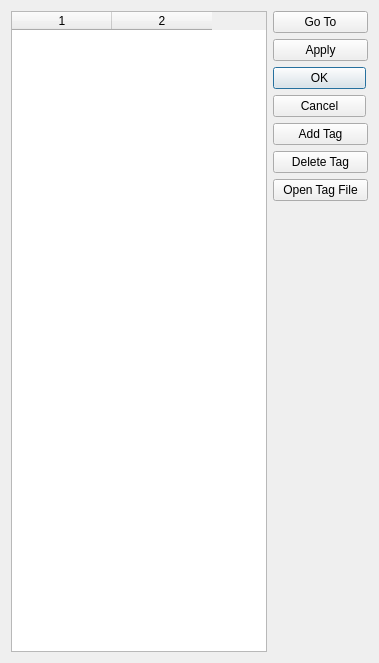
<?xml version="1.0" encoding="UTF-8"?>
<ui version="4.0">
 <class>Dialog</class>
 <widget class="QDialog" name="Dialog">
  <property name="windowModality">
   <enum>Qt::NonModal</enum>
  </property>
  <property name="enabled">
   <bool>true</bool>
  </property>
  <property name="geometry">
   <rect>
    <x>0</x>
    <y>0</y>
    <width>379</width>
    <height>663</height>
   </rect>
  </property>
  <property name="sizePolicy">
   <sizepolicy hsizetype="Preferred" vsizetype="Fixed">
    <horstretch>0</horstretch>
    <verstretch>0</verstretch>
   </sizepolicy>
  </property>
  <property name="minimumSize">
   <size>
    <width>379</width>
    <height>0</height>
   </size>
  </property>
  <property name="maximumSize">
   <size>
    <width>379</width>
    <height>16777215</height>
   </size>
  </property>
  <property name="acceptDrops">
   <bool>false</bool>
  </property>
  <property name="windowTitle">
   <string>Search by Tag</string>
  </property>
  <property name="windowIcon">
   <iconset>
    <normaloff>logo.png</normaloff>logo.png</iconset>
  </property>
  <property name="whatsThis">
   <string/>
  </property>
  <property name="modal">
   <bool>false</bool>
  </property>
  <layout class="QHBoxLayout" name="horizontalLayout">
   <item>
    <layout class="QVBoxLayout" name="verticalLayout">
     <item>
      <widget class="QTableWidget" name="tableWidget">
       <property name="sizePolicy">
        <sizepolicy hsizetype="Fixed" vsizetype="MinimumExpanding">
         <horstretch>0</horstretch>
         <verstretch>0</verstretch>
        </sizepolicy>
       </property>
       <property name="minimumSize">
        <size>
         <width>250</width>
         <height>0</height>
        </size>
       </property>
       <property name="toolTip">
        <string/>
       </property>
       <property name="statusTip">
        <string/>
       </property>
       <property name="editTriggers">
        <set>QAbstractItemView::AllEditTriggers</set>
       </property>
       <property name="defaultDropAction">
        <enum>Qt::IgnoreAction</enum>
       </property>
       <property name="alternatingRowColors">
        <bool>false</bool>
       </property>
       <property name="selectionMode">
        <enum>QAbstractItemView::SingleSelection</enum>
       </property>
       <property name="selectionBehavior">
        <enum>QAbstractItemView::SelectRows</enum>
       </property>
       <property name="sortingEnabled">
        <bool>true</bool>
       </property>
       <property name="columnCount">
        <number>2</number>
       </property>
       <attribute name="horizontalHeaderVisible">
        <bool>true</bool>
       </attribute>
       <attribute name="verticalHeaderVisible">
        <bool>false</bool>
       </attribute>
       <column/>
       <column/>
      </widget>
     </item>
    </layout>
   </item>
   <item>
    <layout class="QVBoxLayout" name="verticalLayout_2">
     <item>
      <widget class="QPushButton" name="Save">
       <property name="text">
        <string>Go To</string>
       </property>
      </widget>
     </item>
     <item>
      <widget class="QPushButton" name="apply">
       <property name="text">
        <string>Apply</string>
       </property>
      </widget>
     </item>
     <item>
      <widget class="QDialogButtonBox" name="buttonBox">
       <property name="sizePolicy">
        <sizepolicy hsizetype="Fixed" vsizetype="Maximum">
         <horstretch>0</horstretch>
         <verstretch>0</verstretch>
        </sizepolicy>
       </property>
       <property name="minimumSize">
        <size>
         <width>93</width>
         <height>0</height>
        </size>
       </property>
       <property name="maximumSize">
        <size>
         <width>93</width>
         <height>16777215</height>
        </size>
       </property>
       <property name="toolTip">
        <string/>
       </property>
       <property name="statusTip">
        <string/>
       </property>
       <property name="orientation">
        <enum>Qt::Vertical</enum>
       </property>
       <property name="standardButtons">
        <set>QDialogButtonBox::Cancel|QDialogButtonBox::Ok</set>
       </property>
      </widget>
     </item>
     <item>
      <widget class="QPushButton" name="AddRow">
       <property name="text">
        <string>Add Tag</string>
       </property>
      </widget>
     </item>
     <item>
      <widget class="QPushButton" name="DeleteRow">
       <property name="text">
        <string>Delete Tag</string>
       </property>
      </widget>
     </item>
     <item>
      <widget class="QPushButton" name="OpenTagButton">
       <property name="text">
        <string>Open Tag File</string>
       </property>
      </widget>
     </item>
     <item>
      <spacer name="verticalSpacer">
       <property name="orientation">
        <enum>Qt::Vertical</enum>
       </property>
       <property name="sizeHint" stdset="0">
        <size>
         <width>20</width>
         <height>40</height>
        </size>
       </property>
      </spacer>
     </item>
    </layout>
   </item>
  </layout>
 </widget>
 <resources/>
 <connections>
  <connection>
   <sender>buttonBox</sender>
   <signal>accepted()</signal>
   <receiver>Dialog</receiver>
   <slot>accept()</slot>
   <hints>
    <hint type="sourcelabel">
     <x>248</x>
     <y>254</y>
    </hint>
    <hint type="destinationlabel">
     <x>157</x>
     <y>274</y>
    </hint>
   </hints>
  </connection>
  <connection>
   <sender>buttonBox</sender>
   <signal>rejected()</signal>
   <receiver>Dialog</receiver>
   <slot>reject()</slot>
   <hints>
    <hint type="sourcelabel">
     <x>316</x>
     <y>260</y>
    </hint>
    <hint type="destinationlabel">
     <x>286</x>
     <y>274</y>
    </hint>
   </hints>
  </connection>
 </connections>
</ui>
